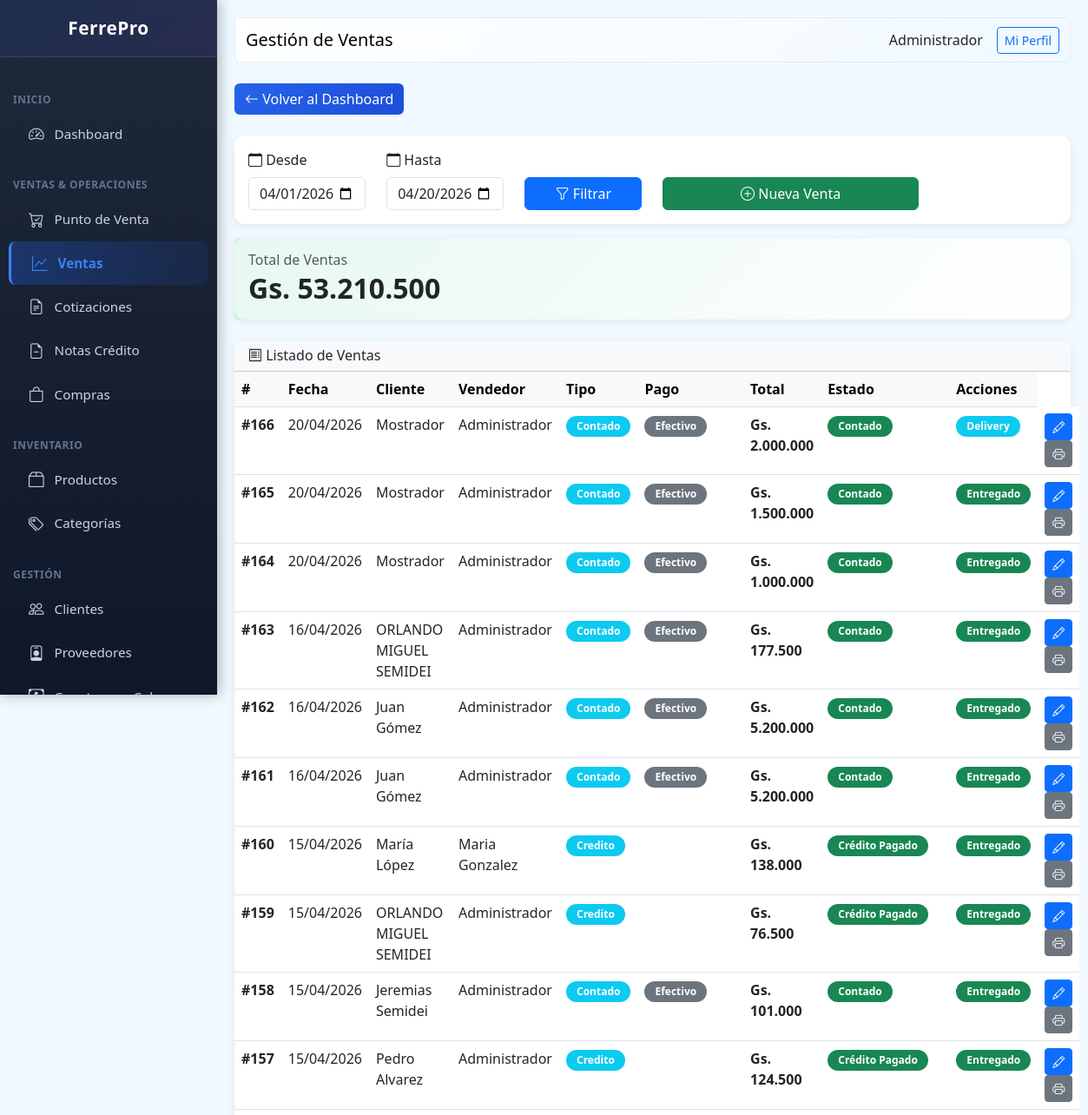
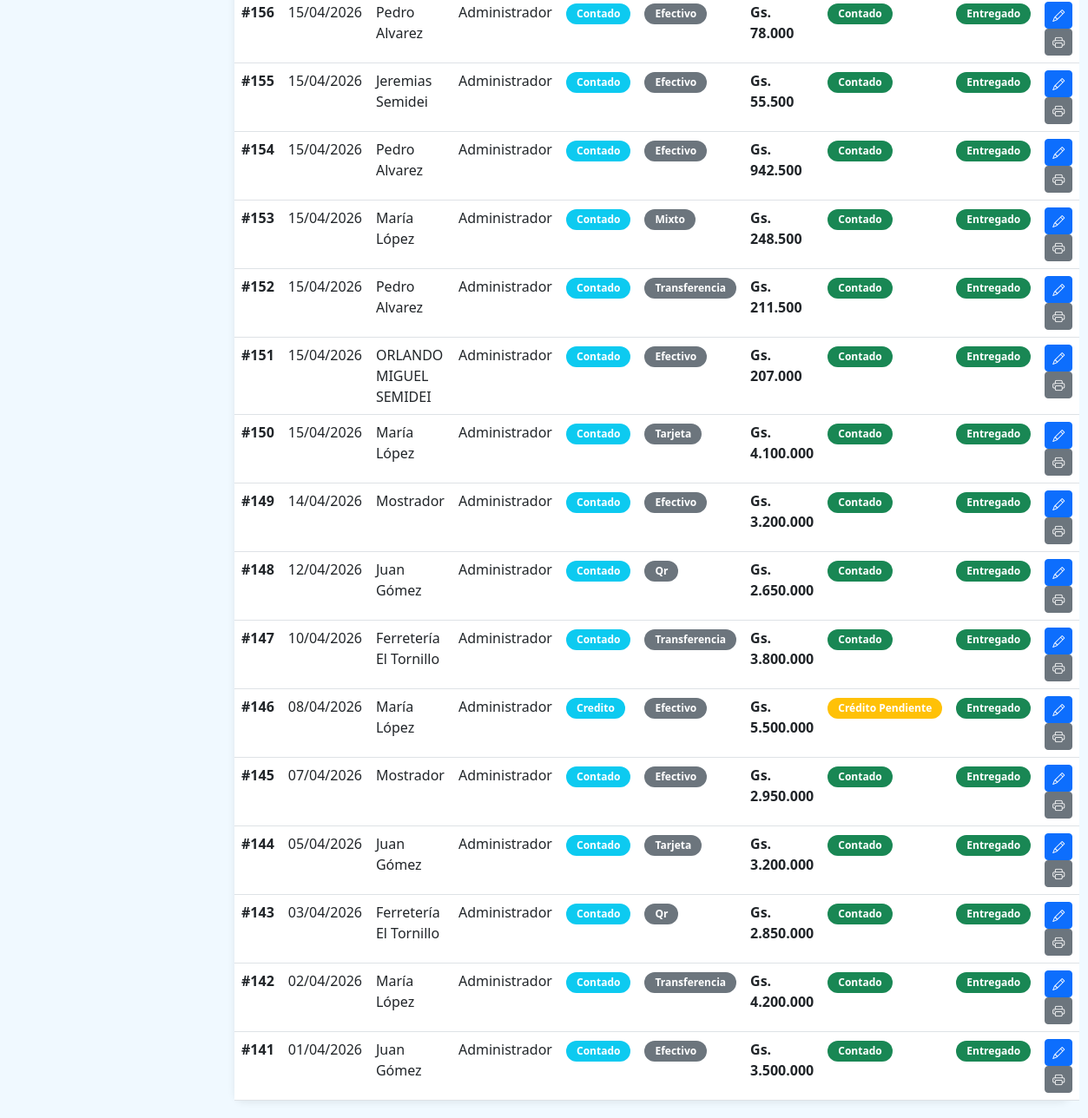
/public/index.php?page=sales (signed in), run on the app's committed database (2 pictures, top to bottom).
### tables this page shows
CREATE TABLE users (
                id INTEGER PRIMARY KEY AUTOINCREMENT,
                name TEXT NOT NULL,
                email TEXT UNIQUE,
                password TEXT NOT NULL,
                role TEXT DEFAULT 'vendedor',
                active INTEGER DEFAULT 1,
                created_at DATETIME DEFAULT CURRENT_TIMESTAMP
            , last_login DATETIME, last_password_change DATETIME, failed_login_attempts INTEGER DEFAULT 0, locked_until DATETIME, two_fa_enabled INTEGER DEFAULT 0, two_fa_secret TEXT);

CREATE TABLE sales (
                id INTEGER PRIMARY KEY AUTOINCREMENT,
                client_id INTEGER,
                user_id INTEGER,
                type TEXT DEFAULT 'contado',
                status TEXT DEFAULT 'pagada',
                subtotal REAL DEFAULT 0,
                discount REAL DEFAULT 0,
                total REAL DEFAULT 0,
                payment_method TEXT DEFAULT 'efectivo',
                delivery_type TEXT DEFAULT 'mostrador',
                notes TEXT,
                created_at DATETIME DEFAULT CURRENT_TIMESTAMP, branch_id INTEGER DEFAULT 1, pos_terminal_id INTEGER DEFAULT 1,
                FOREIGN KEY (client_id) REFERENCES clients(id),
                FOREIGN KEY (user_id) REFERENCES users(id)
            );

CREATE TABLE clients (
                id INTEGER PRIMARY KEY AUTOINCREMENT,
                name TEXT NOT NULL,
                document_type TEXT DEFAULT 'DNI',
                document TEXT,
                phone TEXT,
                email TEXT,
                address TEXT,
                credit_limit REAL DEFAULT 0,
                category TEXT DEFAULT 'minorista',
                balance REAL DEFAULT 0,
                active INTEGER DEFAULT 1,
                created_at DATETIME DEFAULT CURRENT_TIMESTAMP
            , credit_days INTEGER DEFAULT 30);

### class/Database.php (called while the page is built, shortened)
<?php
class Database extends PDO {
    private static $instance = null;
    private function __construct() {
        $dbPath = dirname(__DIR__) . '/storage/ferrepro.db';
        $this->initTables();
    }
    public static function getInstance() {
        if (self::$instance === null) {
            self::$instance = new self();
        }
        return self::$instance;
    }
    private function initTables() {
        $this->seedDefaultData();
    }
    private function seedDefaultData() {
        $stmt = $this->query("SELECT COUNT(*) as count FROM users");
     }
 }

### class/Format.php (called while the page is built, shortened)
<?php
class Format {
    public static function money($amount) {
        $amount = floatval($amount);
        return 'Gs. ' . number_format($amount, 0, ',', '.');
    }
    public static function date($date) {
        try {
            $dateObj = new DateTime($date);
            return $dateObj->format('d/m/Y');
        } catch (Exception $e) {
            return 'Fecha inválida';
        }
    }
}

### views/sales/index.php (the view, shortened to what this page needs)
<?php
$pageTitle = 'Gestión de Ventas';
$dateFrom = $_GET['date_from'] ?? date('Y-m-01');
$dateTo = $_GET['date_to'] ?? date('Y-m-d');
$sales = db()->query("
    SELECT s.*, u.name as user_name, c.name as client_name
    FROM sales s
    LEFT JOIN users u ON s.user_id = u.id
    LEFT JOIN clients c ON s.client_id = c.id
    WHERE DATE(s.created_at) >= '$dateFrom' AND DATE(s.created_at) <= '$dateTo'
    ORDER BY s.id DESC
    LIMIT 50
")->fetchAll(PDO::FETCH_ASSOC);
$totalSales = db()->query("SELECT COALESCE(SUM(total), 0) as total FROM sales WHERE DATE(created_at) >= '$dateFrom' AND DATE(created_at) <= '$dateTo'")->fetch(PDO::FETCH_ASSOC);
$content = '
<div class="mb-4">
    <a href="?page=dashboard" class="btn btn-nav-back me-2"><i class="bi bi-arrow-left"></i> Volver al Dashboard</a>
</div>
<div class="card mb-3">
    <div class="card-body">
        <form method="GET" class="row">
            <input type="hidden" name="page" value="sales">
            <div class="col-md-2">
                <label class="form-label"><i class="bi bi-calendar"></i> Desde</label>
                <input type="date" name="date_from" class="form-control" value="' . $dateFrom . '">
            </div>
            <div class="col-md-2">
                <label class="form-label"><i class="bi bi-calendar"></i> Hasta</label>
                <input type="date" name="date_to" class="form-control" value="' . $dateTo . '">
            </div>
            <div class="col-md-2 d-flex align-items-end">
                <button type="submit" class="btn btn-primary w-100"><i class="bi bi-funnel"></i> Filtrar</button>
            </div>
            <div class="col-md-4 d-flex align-items-end">
                <a href="?page=pos" class="btn btn-success w-100"><i class="bi bi-plus-circle"></i> Nueva Venta</a>
            </div>
        </form>
    </div>
</div>
<div class="card mb-4">
    <div class="card-body" style="background: linear-gradient(135deg, rgba(16, 185, 129, 0.1), transparent);">
        <h6 class="text-muted mb-1">Total de Ventas</h6>
        <h3 class="mb-0" style="font-size: 2rem; font-weight: 700;">' . Format::money($totalSales['total']) . '</h3>
    </div>
</div>
<div class="card">
    <div class="card-header bg-light">
        <h6 class="mb-0"><i class="bi bi-receipt"></i> Listado de Ventas</h6>
    </div>
    <div class="card-body p-0">
        <table class="table table-hover mb-0">
            <thead class="table-light">
                <tr>
                    <th>#</th>
                    <th>Fecha</th>
                    <th>Cliente</th>
                    <th>Vendedor</th>
                    <th>Tipo</th>
                    <th>Pago</th>
                    <th>Total</th>
                    <th>Estado</th>
                    <th>Acciones</th>
                </tr>
            </thead>
            <tbody>';
if (empty($sales)) {
    $content .= '<tr><td colspan="10" class="text-center text-muted">No hay ventas</td></tr>';
} else {
    foreach ($sales as $s) {
        $saleType = $s['type'];
        $saleStatus = $s['status'] ?? ($s['type'] === 'contado' ? 'pagada' : 'pendiente');
        $deliveryType = $s['delivery_type'] ?? 'mostrador';
        if ($saleType === 'contado') {
            $statusLabel = 'Contado';
            $statusClass = 'success';
        } else {
            if ($saleStatus === 'pagada') {
                $statusLabel = 'Crédito Pagado';
                $statusClass = 'success';
            } else {
                $statusLabel = 'Crédito Pendiente';
                $statusClass = 'warning';
            }
        }
        if ($deliveryType === 'pendiente') {
            $deliveryLabel = '<a href="?page=sales&action=deliver&id=' . $s['id'] . '" class="badge bg-warning text-decoration-none" title="Clic para marcar como entregado">Pendiente <i class="bi bi-hand-index"></i></a>';
            $deliveryAction = '';
        } else if ($deliveryType === 'delivery') {
            $deliveryLabel = '<span class="badge bg-info">Delivery</span>';
            $deliveryAction = '';
        } else {
            $deliveryLabel = '<span class="badge bg-success">Entregado</span>';
            $deliveryAction = '';
        }
        $content .= '<tr>
            <td><strong>#' . $s['id'] . '</strong></td>
            <td>' . Format::date($s['created_at']) . '</td>
            <td>' . ($s['client_name'] ?? 'Mostrador') . '</td>
            <td>' . $s['user_name'] . '</td>
            <td><span class="badge bg-info">' . ucfirst($s['type']) . '</span></td>
            <td><span class="badge bg-secondary">' . ucfirst($s['payment_method']) . '</span></td>
            <td><strong>' . Format::money($s['total']) . '</strong></td>
            <td><span class="badge bg-' . $statusClass . '">' . $statusLabel . '</span></td>
            <td>' . $deliveryLabel . '</td>
            <td>
                <a href="?page=sales&action=edit&id=' . $s['id'] . '" class="btn btn-sm btn-primary" title="Editar"><i class="bi bi-pencil"></i></a>
                <a href="?page=sales&action=print&id=' . $s['id'] . '" class="btn btn-sm btn-secondary" target="_blank" title="Imprimir"><i class="bi bi-printer"></i></a>
                ' . $deliveryAction . '
            </td>
        </tr>';
    }
}
$content .= '</tbody>
        </table>
    </div>
</div>';

### views/layouts/main.php (shortened to what this page needs)
<!DOCTYPE html>
<html lang="es">
<head>
    <link rel="stylesheet" href="https://cdn.jsdelivr.net/npm/bootstrap@5.3.0/dist/css/bootstrap.min.css">
    <link rel="stylesheet" href="https://cdn.jsdelivr.net/npm/bootstrap-icons@1.10.0/font/bootstrap-icons.css">
</head>
<body>
    <div class="sidebar">
        <div class="logo-section">
            <h5><i class="bi bi-hammer-wrench"></i> FerrePro</h5>
        </div>
        <nav class="nav flex-column">
            <div class="nav-section">Inicio</div>
            <a class="nav-link" href="?page=dashboard"><i class="bi bi-speedometer2"></i> Dashboard</a>
            <div class="nav-section">Ventas & Operaciones</div>
            <a class="nav-link" href="?page=pos"><i class="bi bi-cart-check"></i> Punto de Venta</a>
            <a class="nav-link" href="?page=sales"><i class="bi bi-graph-up"></i> Ventas</a>
            <a class="nav-link" href="?page=quotes"><i class="bi bi-file-earmark-text"></i> Cotizaciones</a>
            <a class="nav-link" href="?page=credit_notes"><i class="bi bi-file-earmark-minus"></i> Notas Crédito</a>
            <a class="nav-link" href="?page=purchases"><i class="bi bi-bag"></i> Compras</a>
            <div class="nav-section">Inventario</div>
            <a class="nav-link" href="?page=products"><i class="bi bi-box2"></i> Productos</a>
            <a class="nav-link" href="?page=categories"><i class="bi bi-tags"></i> Categorías</a>
            <div class="nav-section">Gestión</div>
            <a class="nav-link" href="?page=clients"><i class="bi bi-people"></i> Clientes</a>
            <a class="nav-link" href="?page=providers"><i class="bi bi-person-badge"></i> Proveedores</a>
            <a class="nav-link" href="?page=receivable"><i class="bi bi-cash-coin"></i> Cuentas por Cobrar</a>
        </nav>
    </div>
    <div class="main-content">
        <nav class="navbar navbar-expand-lg mb-4 rounded">
            <div class="container-fluid">
                <span class="navbar-brand mb-0 h1"><?= $pageTitle ?? 'FerrePro' ?></span>
                <div class="d-flex align-items-center gap-3">
                    <span><?= user()['name'] ?? '' ?></span>
                    <a href="?page=profile" class="btn btn-sm btn-outline-primary">Mi Perfil</a>
                </div>
            </div>
        </nav>
        <?= $content ?? '' ?>
    </div>
</body>
</html>

### views/layouts/main.php (style rules this page uses)
:root { --primary: #2563eb; --success: #10b981; --danger: #ef4444; --warning: #f59e0b; --info: #06b6d4; --secondary: #8b5cf6; --dark: #1e293b; }
body { font-family: 'Segoe UI', sans-serif; background: #f0f9ff; }
.sidebar { width: 250px; background: linear-gradient(180deg, #1e293b 0%, #0f172a 100%); height: 100vh; position: fixed; top: 0; left: 0; overflow-y: auto; box-shadow: 2px 0 15px rgba(0,0,0,0.3); z-index: 1000; }
.sidebar .logo-section { padding: 20px; text-align: center; border-bottom: 1px solid rgba(148, 163, 184, 0.2); background: linear-gradient(135deg, rgba(37, 99, 235, 0.1) 0%, rgba(139, 92, 246, 0.1) 100%); }
.sidebar .logo-section h5 { color: white; margin: 0; font-weight: 700; font-size: 1.3rem; letter-spacing: 0.5px; }
.sidebar nav { padding: 15px 0; }
.sidebar .nav-link { color: #cbd5e1; padding: 12px 20px; border-left: 3px solid transparent; display: flex; align-items: center; gap: 12px; transition: all 0.3s ease; margin: 0 10px; border-radius: 8px; font-size: 0.95rem; }
.sidebar .nav-link i { font-size: 1.1rem; transition: all 0.3s ease; }
.sidebar .nav-link.active { background: linear-gradient(90deg, rgba(37, 99, 235, 0.3) 0%, rgba(37, 99, 235, 0.1) 100%); color: #3b82f6; border-left-color: #3b82f6; font-weight: 600; padding-left: 24px; }
.sidebar .nav-link.active i { color: #3b82f6; }
.nav-section { padding: 15px 15px 5px 15px; font-size: 0.75rem; font-weight: 700; text-transform: uppercase; color: #64748b; letter-spacing: 0.5px; margin-top: 10px; }
.main-content { margin-left: 250px; padding: 20px; }
.navbar { background: linear-gradient(135deg, #ffffff 0%, #f0f9ff 100%); border-radius: 10px; border: 1px solid rgba(37, 99, 235, 0.1); }
.card { border: none; border-radius: 12px; box-shadow: 0 2px 8px rgba(0,0,0,0.08); transition: all 0.3s ease; }
.btn-nav-back { background: linear-gradient(135deg, var(--primary), #1d4ed8); color: white; border: none; }
.badge { border-radius: 20px; padding: 6px 12px; font-weight: 600; }

### data on the page
users: name "Administrador"
sales: id "166", created_at "20/04/2026", client_name "Mostrador", user.name "Administrador", type "Contado", payment_method "Efectivo", total "Gs. 2.000.000", delivery_type "Delivery"
sales: id "165", created_at "20/04/2026", client_name "Mostrador", user.name "Administrador", type "Contado", payment_method "Efectivo", total "Gs. 1.500.000", delivery_type "Entregado"
sales: id "164", created_at "20/04/2026", client_name "Mostrador", user.name "Administrador", type "Contado", payment_method "Efectivo", total "Gs. 1.000.000", delivery_type "Entregado"
sales: id "163", created_at "16/04/2026", client.name "ORLANDO MIGUEL SEMIDEI", user.name "Administrador", type "Contado", payment_method "Efectivo", total "Gs. 177.500", delivery_type "Entregado"
sales: id "162", created_at "16/04/2026", client.name "Juan Gómez", user.name "Administrador", type "Contado", payment_method "Efectivo", total "Gs. 5.200.000", delivery_type "Entregado"
sales: id "161", created_at "16/04/2026", client.name "Juan Gómez", user.name "Administrador", type "Contado", payment_method "Efectivo", total "Gs. 5.200.000", delivery_type "Entregado"
sales: id "160", created_at "15/04/2026", client.name "María López", user.name "Maria Gonzalez", type "Credito", total "Gs. 138.000", status "Crédito Pagado", delivery_type "Entregado"
sales: id "159", created_at "15/04/2026", client.name "ORLANDO MIGUEL SEMIDEI", user.name "Administrador", type "Credito", total "Gs. 76.500", status "Crédito Pagado", delivery_type "Entregado"
sales: id "158", created_at "15/04/2026", client.name "Jeremias Semidei", user.name "Administrador", type "Contado", payment_method "Efectivo", total "Gs. 101.000", delivery_type "Entregado"
sales: id "157", created_at "15/04/2026", client.name "Pedro Alvarez", user.name "Administrador", type "Credito", total "Gs. 124.500", status "Crédito Pagado", delivery_type "Entregado"
sales: id "156", created_at "15/04/2026", client.name "Pedro Alvarez", user.name "Administrador", type "Contado", payment_method "Efectivo", total "Gs. 78.000", delivery_type "Entregado"
sales: id "155", created_at "15/04/2026", client.name "Jeremias Semidei", user.name "Administrador", type "Contado", payment_method "Efectivo", total "Gs. 55.500", delivery_type "Entregado"
sales: id "154", created_at "15/04/2026", client.name "Pedro Alvarez", user.name "Administrador", type "Contado", payment_method "Efectivo", total "Gs. 942.500", delivery_type "Entregado"
sales: id "153", created_at "15/04/2026", client.name "María López", user.name "Administrador", type "Contado", payment_method "Mixto", total "Gs. 248.500", delivery_type "Entregado"
sales: id "152", created_at "15/04/2026", client.name "Pedro Alvarez", user.name "Administrador", type "Contado", payment_method "Transferencia", total "Gs. 211.500", delivery_type "Entregado"
sales: id "151", created_at "15/04/2026", client.name "ORLANDO MIGUEL SEMIDEI", user.name "Administrador", type "Contado", payment_method "Efectivo", total "Gs. 207.000", delivery_type "Entregado"
sales: id "150", created_at "15/04/2026", client.name "María López", user.name "Administrador", type "Contado", payment_method "Tarjeta", total "Gs. 4.100.000", delivery_type "Entregado"
sales: id "149", created_at "14/04/2026", client_name "Mostrador", user.name "Administrador", type "Contado", payment_method "Efectivo", total "Gs. 3.200.000", delivery_type "Entregado"
sales: id "148", created_at "12/04/2026", client.name "Juan Gómez", user.name "Administrador", type "Contado", payment_method "Qr", total "Gs. 2.650.000", delivery_type "Entregado"
sales: id "147", created_at "10/04/2026", client.name "Ferretería El Tornillo", user.name "Administrador", type "Contado", payment_method "Transferencia", total "Gs. 3.800.000", delivery_type "Entregado"
sales: id "146", created_at "08/04/2026", client.name "María López", user.name "Administrador", type "Credito", payment_method "Efectivo", total "Gs. 5.500.000", status "Crédito Pendiente", delivery_type "Entregado"
sales: id "145", created_at "07/04/2026", client_name "Mostrador", user.name "Administrador", type "Contado", payment_method "Efectivo", total "Gs. 2.950.000", delivery_type "Entregado"
sales: id "144", created_at "05/04/2026", client.name "Juan Gómez", user.name "Administrador", type "Contado", payment_method "Tarjeta", total "Gs. 3.200.000", delivery_type "Entregado"
sales: id "143", created_at "03/04/2026", client.name "Ferretería El Tornillo", user.name "Administrador", type "Contado", payment_method "Qr", total "Gs. 2.850.000", delivery_type "Entregado"
sales: id "142", created_at "02/04/2026", client.name "María López", user.name "Administrador", type "Contado", payment_method "Transferencia", total "Gs. 4.200.000", delivery_type "Entregado"
sales: id "141", created_at "01/04/2026", client.name "Juan Gómez", user.name "Administrador", type "Contado", payment_method "Efectivo", total "Gs. 3.500.000", delivery_type "Entregado"

### other printed values
$pageTitle "Gestión de Ventas"
Format::money($totalSales['total']) "Gs. 53.210.500"
